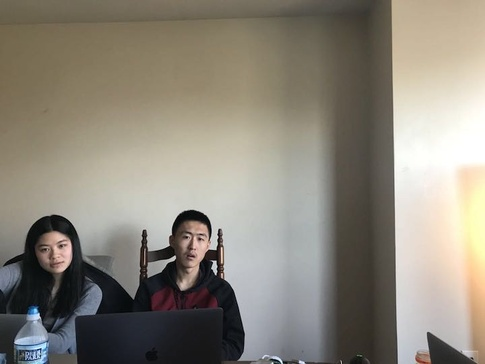
#> input picture input.jpg, 485 x 364 px, shrunk from 720 x 540 before the run
$ python template.py
#> lines starting #> are read from the running program, lines starting #| are printed output that depends on the picture
'''
import cv2
import numpy as np

img_bgr = cv2. imread('image/tem.png')
img_gray = cv2.cvtColor(img_bgr,cv2.COLOR_BGR2GRAY)

template = cv2.imread('image/1.jpg',0)
w,h = template.shape[::-1]

res = cv2.matchTemplate(img_gray,template,cv2.TM_CCOEFF_NORMED)
threshold = 0.5
loc = np.where(res >= threshold)

for pt in zip(*loc[::-1]):
    cv2.rectangle(img_bgr,pt,(pt[0]+w,pt[1]+h),(0,255,255),2)

cv2.imshow('detected',img_bgr)
'''

import cv2 as cv
import numpy as np
from matplotlib import pyplot as plt
img = cv.imread('input.jpg',0)
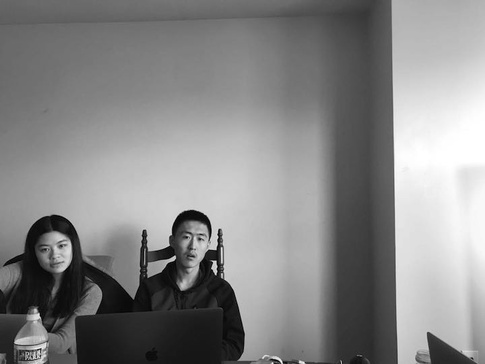
#> img: shape (364, 485); min 0, max 255, mean 134.6
img2 = img.copy()
template = cv.imread('temp.jpg',0)
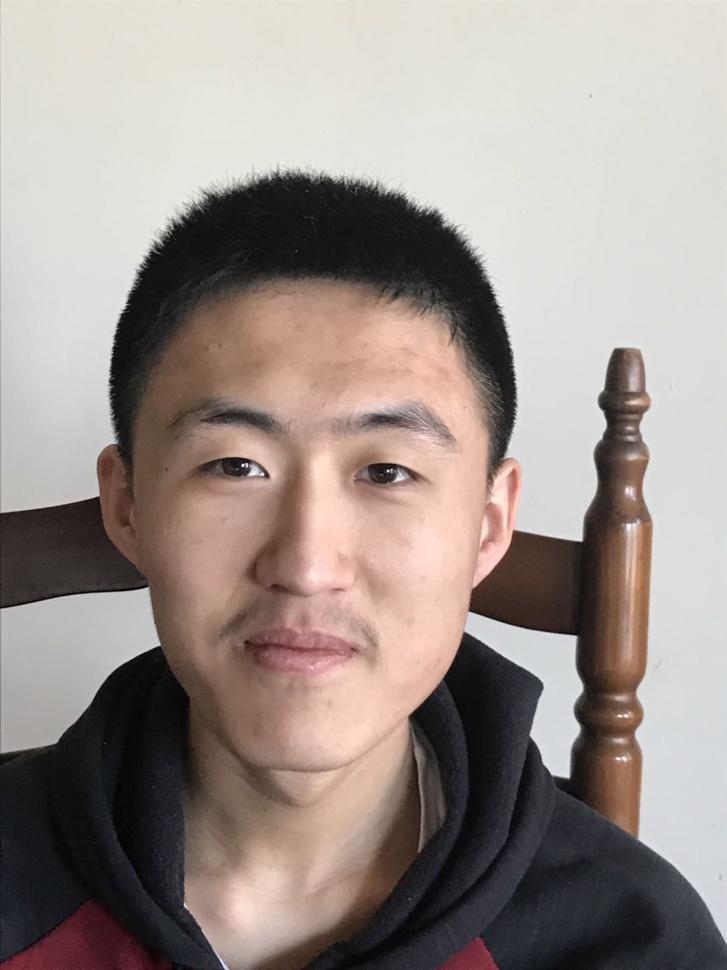
#> input picture temp.jpg, 727 x 970 px, shrunk from 1080 x 1440 before the run
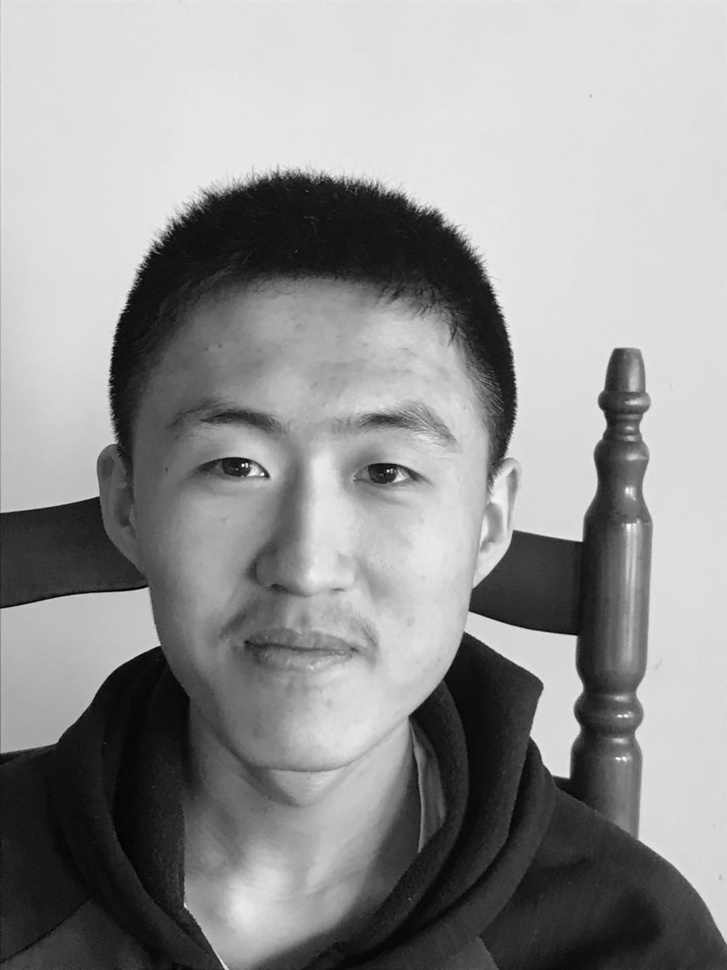
#> template: shape (970, 727); min 0, max 255, mean 146.9
w, h = template.shape[::-1]
#> w = 727; h = 970
# All the 6 methods for comparison in a list
methods = ['cv.TM_CCOEFF', 'cv.TM_CCOEFF_NORMED', 'cv.TM_CCORR',
            'cv.TM_CCORR_NORMED', 'cv.TM_SQDIFF', 'cv.TM_SQDIFF_NORMED']
for meth in methods:
    img = img2.copy()
    method = eval(meth)
    # Apply template Matching
    res = cv.matchTemplate(img,template,method)
    min_val, max_val, min_loc, max_loc = cv.minMaxLoc(res)
    # If the method is TM_SQDIFF or TM_SQDIFF_NORMED, take minimum
    if method in [cv.TM_SQDIFF, cv.TM_SQDIFF_NORMED]:
        top_left = min_loc
    else:
        top_left = max_loc
    bottom_right = (top_left[0] + w, top_left[1] + h)
    cv.rectangle(img,top_left, bottom_right, 255, 2)
    plt.subplot(121),plt.imshow(res,cmap = 'gray')
    plt.title('Matching Result'), plt.xticks([]), plt.yticks([])
    plt.subplot(122),plt.imshow(img,cmap = 'gray')
    plt.title('Detected Point'), plt.xticks([]), plt.yticks([])
    plt.suptitle(meth)
    plt.show()
#> this loop made 6 passes
#> (min_val, max_val, min_loc, top_left, bottom_right) on passes 1 to 4: (-134868032, 311797440, (29, 591), (242, 534), (969, 1504)), (-0.168, 0.373, (29, 591), (242, 532), (969, 1502)), (2.11e+09, 4.68e+09, (43, 606), (242, 0), (969, 970)), (0.681, 0.892, (29, 606), (242, 351), (969, 1321))
#> (min_val, max_val, max_loc, top_left, bottom_right) on passes 5 to 6: (1.06e+09, 2.21e+09, (206, 55), (242, 490), (969, 1460)), (0.243, 0.69, (31, 606), (242, 362), (969, 1332))
#> pass 1, `res = cv.matchTemplate(img,template,method)`:
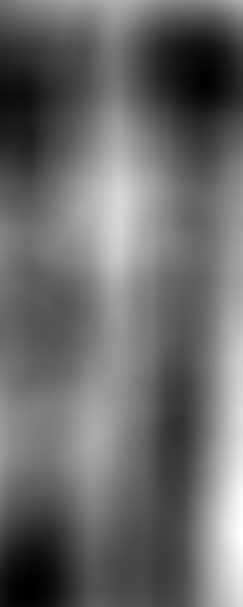
#> res: shape (607, 243) float32; min -134868032, max 311797440, mean 52047208; drawn with min black and max white
#> pass 3, `res = cv.matchTemplate(img,template,method)`:
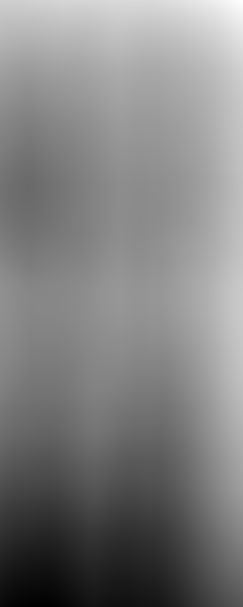
#> res: shape (607, 243) float32; min 2.11e+09, max 4.68e+09, mean 3.42e+09; drawn with min black and max white
#> after the loop:
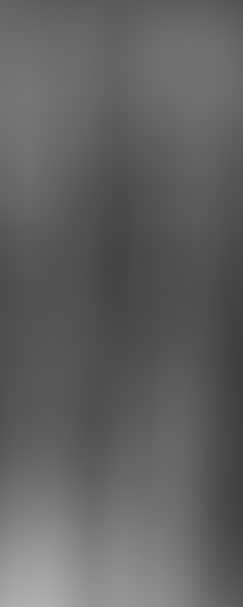
#> res: shape (607, 243) float32; min 0.243, max 0.69, mean 0.383
